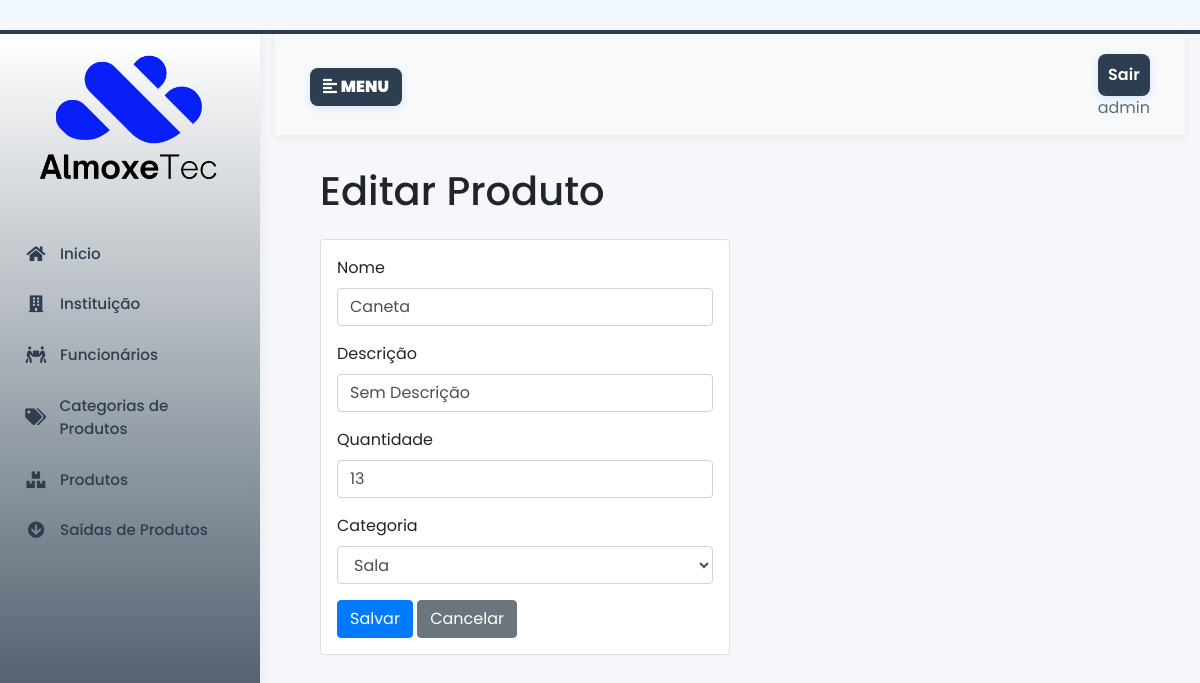
The app's page /editar-produto/13/ (signed in), older data.
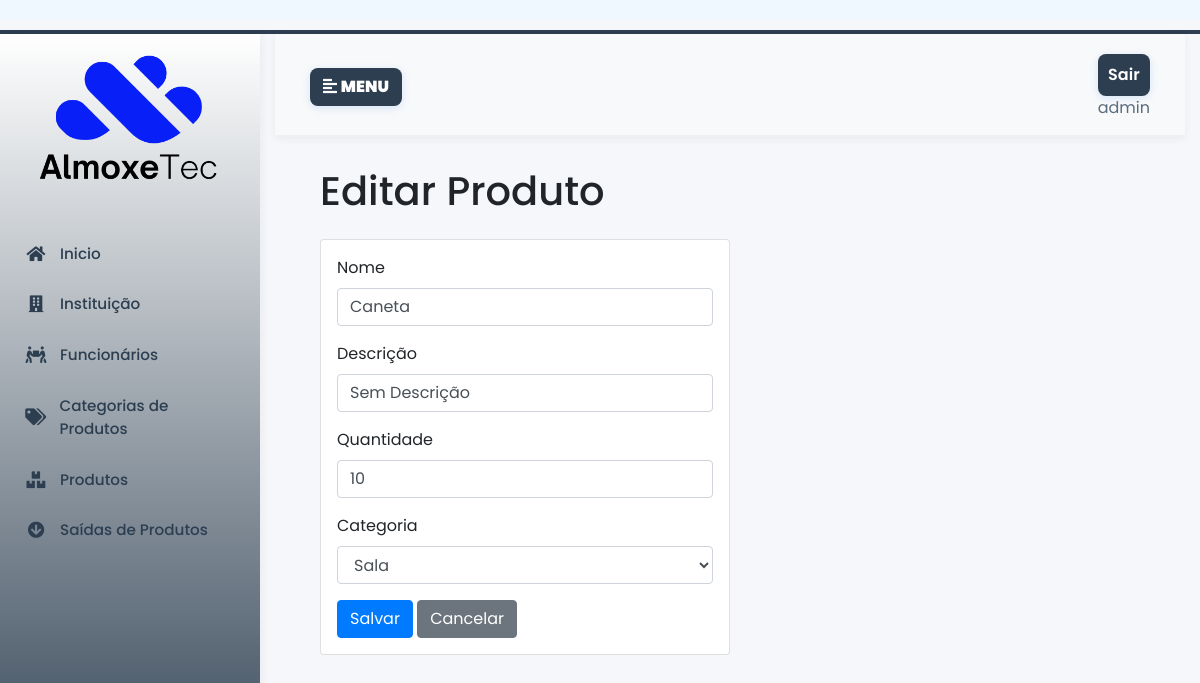
The same page, newer data.
### almoxarifado/models.py (models this page shows, shortened)
class Produto(models.Model):
    nome = models.CharField(max_length=100, db_index=True)  # Índice para busca
    descricao = models.TextField(blank=True)
    quantidade_estoque = models.PositiveIntegerField(default=0)
    entrada_estoque = models.DateField(auto_now_add=True)
    saida_estoque = models.DateField(null=True, blank=True)
    categoria = models.ForeignKey(CategoriaProduto, on_delete=models.SET_NULL, null=True, blank=True)
    class Meta:
        ordering = ['nome']  # Ordenação padrão
        indexes = [
            models.Index(fields=['categoria', 'nome']),  # Índice composto
        ]

class CategoriaProduto(models.Model):
    produtos = models.ManyToManyField('Produto', related_name='categorias', blank=True)
    nome = models.CharField(max_length=100, unique=True)
    descricao = models.TextField(blank=True)

### almoxarifado/views/produtos.py (the view, shortened to what this page needs)
# urls.py: path('editar-produto/<int:pk>/', views.editar_produto, name="editar-produto"),
@login_required
def editar_produto(request, pk):
    produto = get_object_or_404(Produto, pk=pk)
    categorias = CategoriaProduto.objects.all()
    return render(request, 'produtos/editar.html', {'produto': produto, 'categorias': categorias})

### almoxarifado/templates/produtos/editar.html (shortened to what this page needs)
{% extends 'base.html' %} {% load static %} {% block content %}
<div class="container-fluid">
  <div class="row">
    <div class="col-12">
      <h1 class="mb-4">Editar Produto</h1>
      <div class="card w-50">
          <form method="POST" id="formCategoria">
            <div class="p-3">
              <div class="mb-3">
                <label for="nome" class="form-label">Nome</label>
                <input
                  type="text"
                  id="nome"
                  name="nome"
                  class="form-control"
                  value="{{ produto.nome }}"
                  required/>
              </div>
              <div class="mb-3">
                <label for="descricao" class="form-label">Descrição</label>
                <input
                  type="text"
                  id="descricao"
                  name="descricao"
                  class="form-control"
                  value="{{ produto.descricao|default:'Sem Descrição' }}"
                  required/>
              </div>
              <div class="mb-3">
                <label for="quantidade" class="form-label">Quantidade</label>
                <input
                  type="number"
                  id="quantidade_estoque"
                  name="quantidade_estoque"
                  class="form-control"
                  value="{{ produto.quantidade_estoque }}"
                  min="0"
                  required/>
              </div>
              <div class="mb-3">
                <label for="categoria" class="form-label">Categoria</label>
                <select name="categoria" id="categoria" class="form-select form-control" required>
                  {% for categoria in categorias %}
                    <option value="{{ categoria.id }}"
                            {% if produto.categoria and produto.categoria.id == categoria.id %}selected{% endif %}>
                      {{ categoria.nome }}
                    </option>
                  {% endfor %}
                </select>
              </div>
                  <button class="btn btn-primary" type="submit">Salvar</button>
                  <a
                    href="{% url 'listar_produtos' %}"
                    class="btn btn-secondary">Cancelar</a>
                </div>
              </div>
            </div>
        </div>
      </div>
    </div>
  </div>
</div>
{% endblock content %}j

Row changes from the older to the newer data that the page shows:
changed Produto "Caneta": quantidade_estoque "13" → "10"
